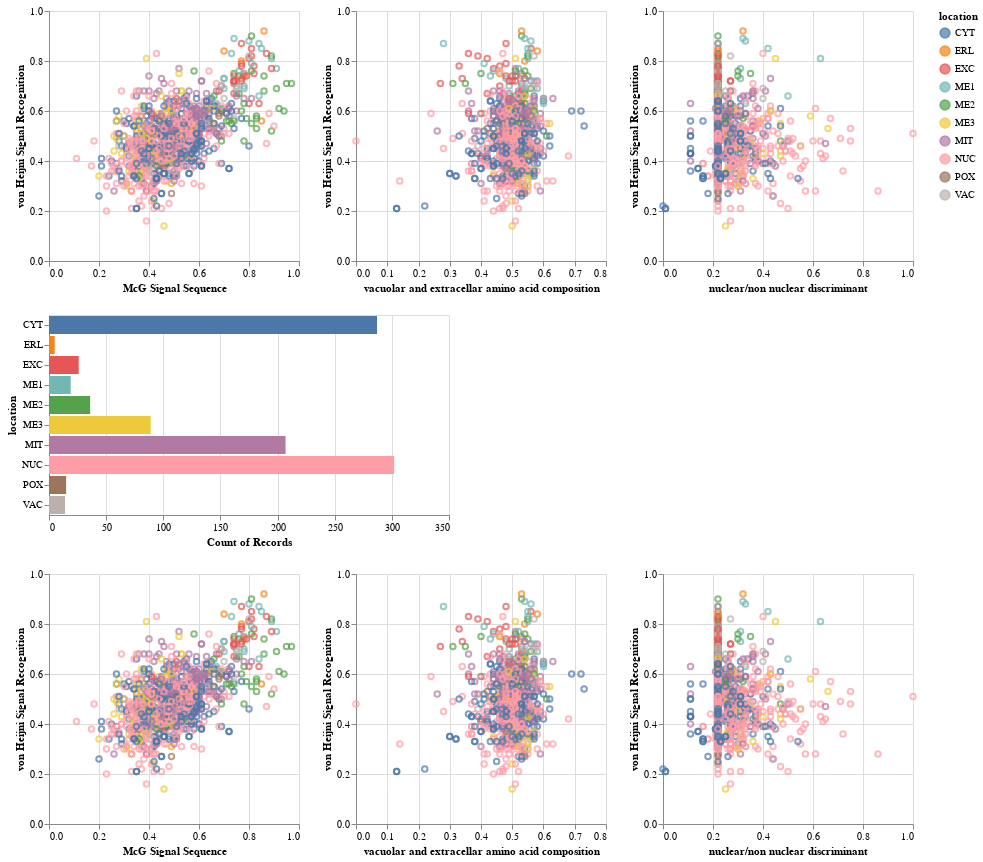

Notebook code cell kept with this figure:
### Code cell
import altair as alt
import pandas as pd

yeast_dataframe = pd.read_csv('YeastLocationData.csv')

input_dropdown = alt.binding_select(options=['CYT','ERL','EXC','ME1','ME2','ME3','MIT','NUC','POX','VAC'])
dropdown_selection = alt.selection_single(fields=['location'], bind=input_dropdown, name='Actual location')
color = alt.condition(dropdown_selection,
                    alt.Color('Origin:N', legend=None),
                    alt.value('lightgray'))



selectable_location_points_plot = alt.Chart(yeast_dataframe).mark_point().encode(
    #x='McG Signal Sequence:Q',
    y='von Heijni Signal Recognition:Q',
    color='location:N'
).properties(
    width=250,
    height=250
).add_selection(
    dropdown_selection
).transform_filter(
    dropdown_selection)

triple_selectable_location_points_plot = selectable_location_points_plot.encode(x='McG Signal Sequence:Q') | selectable_location_points_plot.encode(x='vacuolar and extracellar amino acid composition:Q') | selectable_location_points_plot.encode(x='nuclear/non nuclear discriminant:Q')


user_selection = alt.selection_interval()

scatter_plot_basis = alt.Chart(yeast_dataframe).mark_point().encode(
  y='von Heijni Signal Recognition:Q',
    color=alt.condition(user_selection, 'location:N', alt.value('lightgray'))
).properties(
    width=250,
    height=250
).add_selection(
    user_selection
)

triple_scatter_plot = scatter_plot_basis.encode(x='McG Signal Sequence:Q') | scatter_plot_basis.encode(x='vacuolar and extracellar amino acid composition:Q') | scatter_plot_basis.encode(x='nuclear/non nuclear discriminant:Q')

bar_plot = alt.Chart(yeast_dataframe).mark_bar().encode(
    y='location:N',
    color='location:N', 
    x='count(location):Q'
).transform_filter(user_selection)

bar_plot = alt.Chart(yeast_dataframe).mark_bar().encode(
    y='location:N',
    color='location:N', 
    x='count(location):Q'
).transform_filter(user_selection)

finalplot = triple_scatter_plot & bar_plot & triple_selectable_location_points_plot
finalplot.save('AltairDashboard_YeastProteinLocalisationDataset.html')
finalplot

### Figure 1 — Vega-Lite specification as saved in the notebook (floating-point values rounded to 4 significant figures; data arrays with more than 128 entries replaced by an {"elided": "..."} marker saying what was removed)
{"config": {"view": {"continuousWidth": 400, "continuousHeight": 300}}, "vconcat": [{"hconcat": [{"mark": "point", "encoding": {"color": {"condition": {"type": "nominal", "field": "location", "selection": "selector002"}, "value": "lightgray"}, "x": {"type": "quantitative", "field": "McG Signal Sequence"}, "y": {"type": "quantitative", "field": "von Heijni Signal Recognition"}}, "height": 250, "selection": {"selector002": {"type": "interval"}}, "width": 250}, {"mark": "point", "encoding": {"color": {"condition": {"type": "nominal", "field": "location", "selection": "selector002"}, "value": "lightgray"}, "x": {"type": "quantitative", "field": "vacuolar and extracellar amino acid composition"}, "y": {"type": "quantitative", "field": "von Heijni Signal Recognition"}}, "height": 250, "selection": {"selector002": {"type": "interval"}}, "width": 250}, {"mark": "point", "encoding": {"color": {"condition": {"type": "nominal", "field": "location", "selection": "selector002"}, "value": "lightgray"}, "x": {"type": "quantitative", "field": "nuclear/non nuclear discriminant"}, "y": {"type": "quantitative", "field": "von Heijni Signal Recognition"}}, "height": 250, "selection": {"selector002": {"type": "interval"}}, "width": 250}]}, {"mark": "bar", "encoding": {"color": {"type": "nominal", "field": "location"}, "x": {"type": "quantitative", "aggregate": "count", "field": "location"}, "y": {"type": "nominal", "field": "location"}}, "transform": [{"filter": {"selection": "selector002"}}]}, {"hconcat": [{"mark": "point", "encoding": {"color": {"type": "nominal", "field": "location"}, "x": {"type": "quantitative", "field": "McG Signal Sequence"}, "y": {"type": "quantitative", "field": "von Heijni Signal Recognition"}}, "height": 250, "selection": {"Actual location": {"type": "single", "fields": ["location"], "bind": {"input": "select", "options": ["CYT", "ERL", "EXC", "ME1", "ME2", "ME3", "MIT", "NUC", "POX", "VAC"]}}}, "transform": [{"filter": {"selection": "Actual location"}}], "width": 250}, {"mark": "point", "encoding": {"color": {"type": "nominal", "field": "location"}, "x": {"type": "quantitative", "field": "vacuolar and extracellar amino acid composition"}, "y": {"type": "quantitative", "field": "von Heijni Signal Recognition"}}, "height": 250, "selection": {"Actual location": {"type": "single", "fields": ["location"], "bind": {"input": "select", "options": ["CYT", "ERL", "EXC", "ME1", "ME2", "ME3", "MIT", "NUC", "POX", "VAC"]}}}, "transform": [{"filter": {"selection": "Actual location"}}], "width": 250}, {"mark": "point", "encoding": {"color": {"type": "nominal", "field": "location"}, "x": {"type": "quantitative", "field": "nuclear/non nuclear discriminant"}, "y": {"type": "quantitative", "field": "von Heijni Signal Recognition"}}, "height": 250, "selection": {"Actual location": {"type": "single", "fields": ["location"], "bind": {"input": "select", "options": ["CYT", "ERL", "EXC", "ME1", "ME2", "ME3", "MIT", "NUC", "POX", "VAC"]}}}, "transform": [{"filter": {"selection": "Actual location"}}], "width": 250}]}], "data": {"name": "data-7468e493d27a7db54e7681668af46c18"}, "$schema": "https://vega.github.io/schema/vega-lite/v4.8.1.json", "datasets": {"data-7468e493d27a7db54e7681668af46c18": {"elided": "1000 records"}}}
